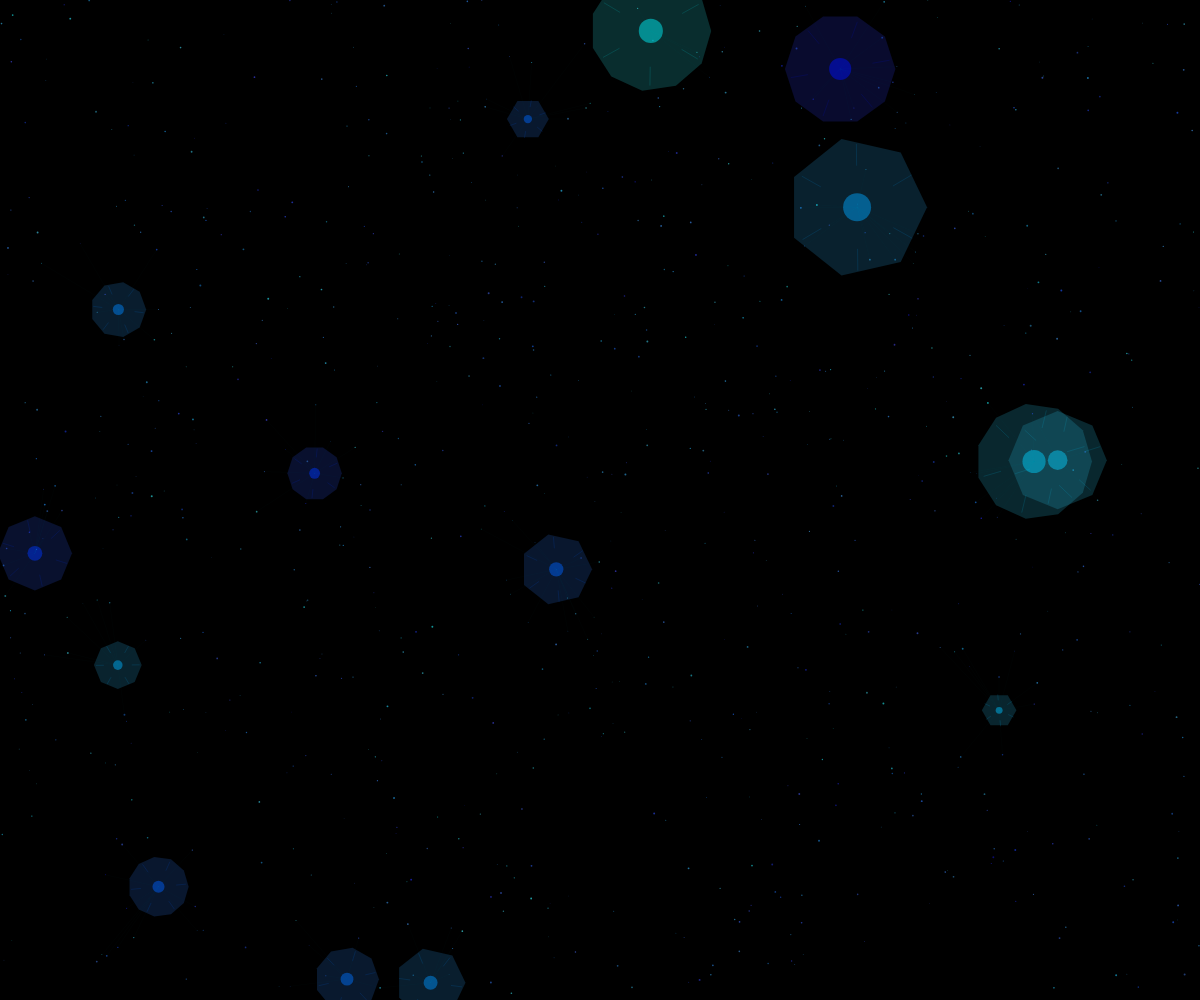
Frame 1 (no input)
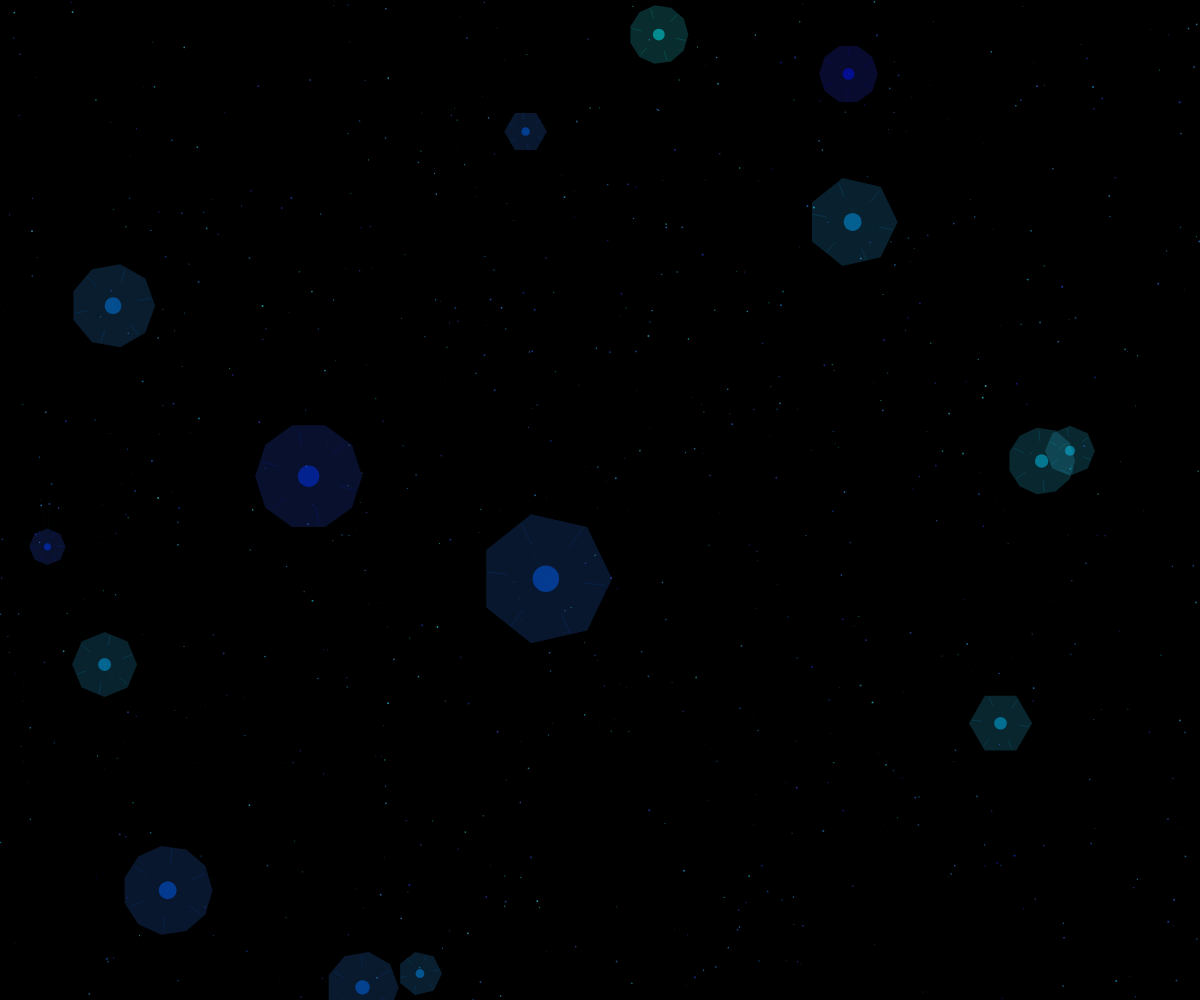
Frame 60 (no input)
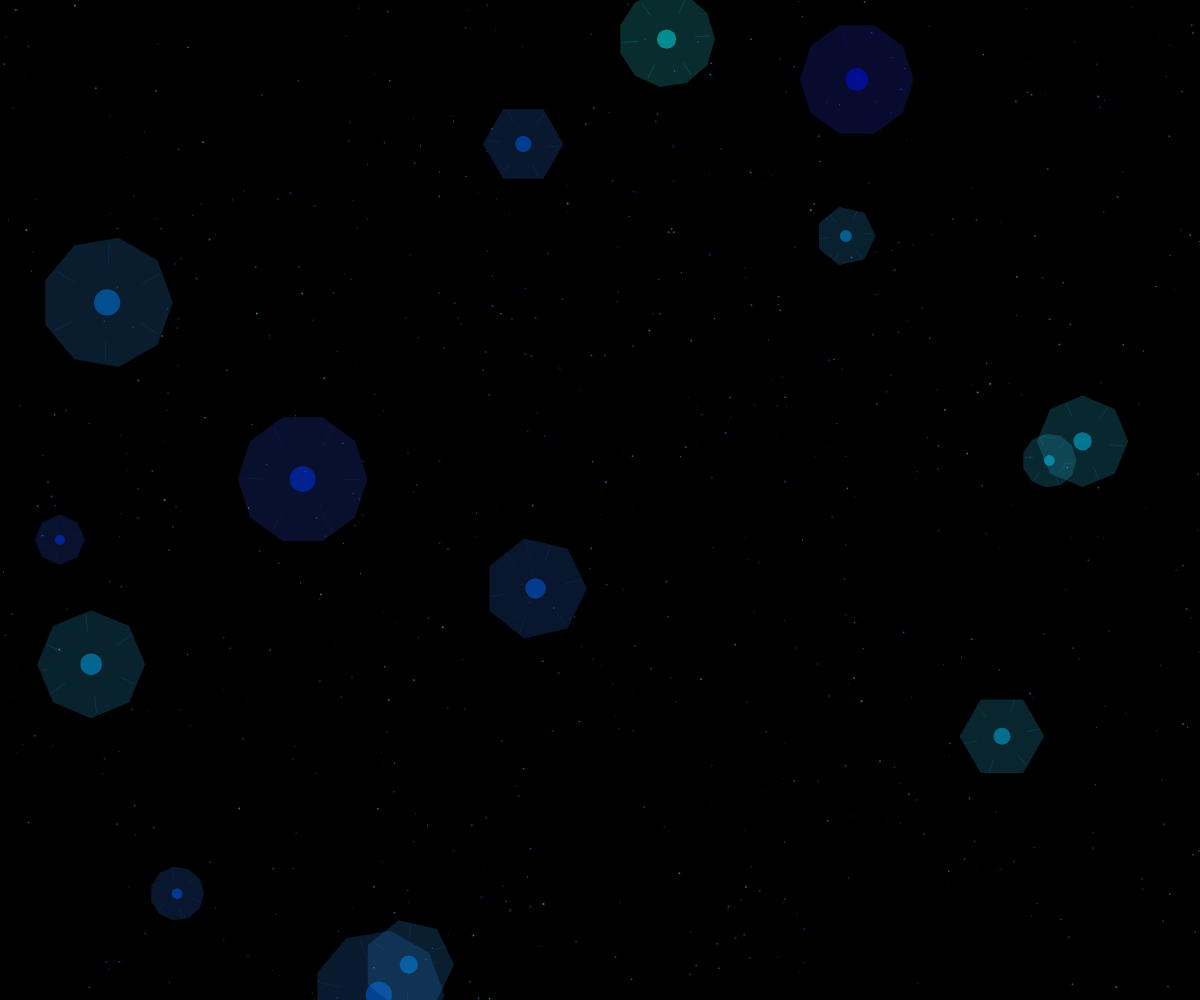
Frame 120 (the mouse pressed at the canvas centre since frame 60)

The p5.js sketch that drew these frames (run headless with seeded random() and noise() and a simulated clock; from frame 60 on, the mouse is pressed at the canvas centre):

// p5.js sketch
// ── sketch.js
let organisms = [];
let particles = [];
let gridSize = 40;
let grid = [];

function setup() {
  createCanvas(windowWidth, windowHeight);
  colorMode(HSB, 360, 100, 100, 1);
  
  // Initialize spatial hash grid
  let cols = ceil(width / gridSize);
  let rows = ceil(height / gridSize);
  for (let i = 0; i < cols; i++) {
    grid[i] = [];
    for (let j = 0; j < rows; j++) {
      grid[i][j] = [];
    }
  }
  
  // Create organisms
  for (let i = 0; i < 15; i++) {
    organisms.push({
      x: random(width),
      y: random(height),
      size: random(40, 80),
      hue: random(180, 240),
      speed: random(0.1, 0.3),
      angle: random(TWO_PI),
      pulsePhase: random(TWO_PI),
      segmentCount: floor(random(6, 12)),
      segments: []
    });
  }
  
  // Create particles
  for (let i = 0; i < 800; i++) {
    particles.push({
      x: random(width),
      y: random(height),
      size: random(0.5, 2),
      hue: random(180, 240),
      sat: random(70, 90),
      bri: random(60, 90),
      speed: random(0.05, 0.2),
      angle: random(TWO_PI),
      pulsePhase: random(TWO_PI)
    });
  }
}

function draw() {
  background(0, 0, 0, 1);
  
  // Clear grid
  let cols = ceil(width / gridSize);
  let rows = ceil(height / gridSize);
  for (let i = 0; i < cols; i++) {
    for (let j = 0; j < rows; j++) {
      grid[i][j] = [];
    }
  }
  
  // Update and draw particles
  for (let p of particles) {
    p.x += cos(p.angle) * p.speed;
    p.y += sin(p.angle) * p.speed;
    
    if (p.x < 0) p.x = width;
    else if (p.x > width) p.x = 0;
    if (p.y < 0) p.y = height;
    else if (p.y > height) p.y = 0;
    
    // Spatial hash
    let col = floor(p.x / gridSize);
    let row = floor(p.y / gridSize);
    if (col >= 0 && col < cols && row >= 0 && row < rows) {
      grid[col][row].push(p);
    }
    
    noStroke();
    fill(p.hue, p.sat, p.bri, 0.7);
    ellipse(p.x, p.y, p.size);
  }
  
  // Update and draw organisms
  for (let o of organisms) {
    o.x += cos(o.angle) * o.speed;
    o.y += sin(o.angle) * o.speed;
    
    if (o.x < 0) o.x = width;
    else if (o.x > width) o.x = 0;
    if (o.y < 0) o.y = height;
    else if (o.y > height) o.y = 0;
    
    // Change direction occasionally
    if (random() < 0.01) {
      o.angle += random(-0.2, 0.2);
    }
    
    o.pulsePhase += 0.03;
    
    // Body pulse
    let pulse = sin(o.pulsePhase) * 0.3 + 0.7;
    let bodySize = o.size * pulse;
    
    noStroke();
    fill(o.hue, 80, 90, 0.2);
    beginShape();
    for (let i = 0; i < o.segmentCount; i++) {
      let angle = TWO_PI * i / o.segmentCount;
      let x = o.x + cos(angle) * bodySize;
      let y = o.y + sin(angle) * bodySize;
      vertex(x, y);
    }
    endShape(CLOSE);
    
    // Glowing core
    fill(o.hue, 100, 95, 0.5);
    ellipse(o.x, o.y, bodySize * 0.4);
    
    // Tentacles
    stroke(o.hue, 100, 90, 0.3);
    strokeWeight(0.5);
    for (let i = 0; i < 6; i++) {
      let angle = TWO_PI * i / 6 + o.pulsePhase;
      let startX = o.x + cos(angle) * bodySize * 0.6;
      let startY = o.y + sin(angle) * bodySize * 0.6;
      let endX = startX + cos(angle) * bodySize * 0.3;
      let endY = startY + sin(angle) * bodySize * 0.3;
      line(startX, startY, endX, endY);
    }
    
    // Spatial hash
    let col = floor(o.x / gridSize);
    let row = floor(o.y / gridSize);
    if (col >= 0 && col < cols && row >= 0 && row < rows) {
      grid[col][row].push(o);
    }
  }
  
  // Draw connections between nearby organisms
  stroke(180, 100, 90, 0.05);
  strokeWeight(0.3);
  for (let o of organisms) {
    let col = floor(o.x / gridSize);
    let row = floor(o.y / gridSize);
    
    for (let dx = -1; dx <= 1; dx++) {
      for (let dy = -1; dy <= 1; dy++) {
        let nc = col + dx;
        let nr = row + dy;
        
        if (nc >= 0 && nc < cols && nr >= 0 && nr < rows) {
          for (let other of grid[nc][nr]) {
            if (other !== o && other.segments === undefined) { // Only connect organisms
              let d = dist(o.x, o.y, other.x, other.y);
              if (d < 120) {
                line(o.x, o.y, other.x, other.y);
              }
            }
          }
        }
      }
    }
  }
}

function windowResized() {
  resizeCanvas(windowWidth, windowHeight);
}
